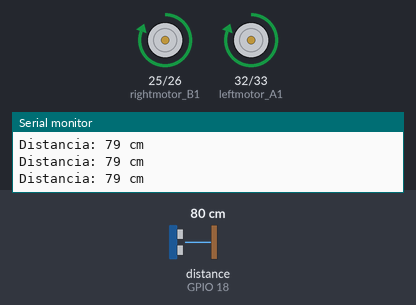
Simulated run of this program. Board: ESP32. Parts: motor-driver pin pairs drawn as motors (green arrow = first pin HIGH = forward, orange = second pin HIGH = backward, longer = more drive), the last lines printed to the serial monitor. Wiring (inferred from the names in the program): ultrasonic range finder: trigger GPIO 5; echo GPIO 18. The test bench sets the inputs (shaded band); at power-on: distance to the obstacle (sensor on GPIO 18) 80 cm. The echo pulse lasts 58.3 µs per cm.

Above: at 1.2 s.
1.3 s: distance to the obstacle (sensor on GPIO 18) set to 2 cm
At 1.9 s:
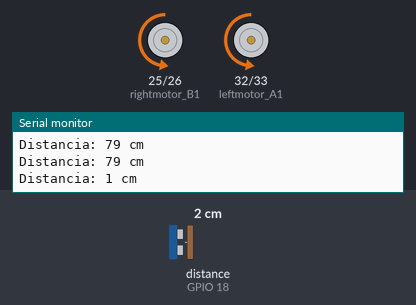
4.3 s: distance to the obstacle (sensor on GPIO 18) set to 4 cm
6.3 s: distance to the obstacle (sensor on GPIO 18) set to 7 cm
At 7.8 s:
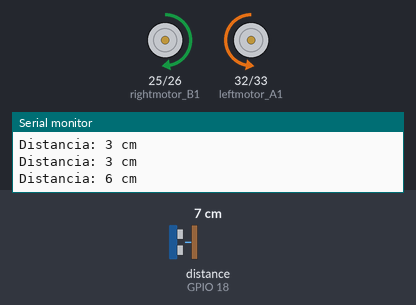
8.9 s: distance to the obstacle (sensor on GPIO 18) set to 9 cm
10.4 s: distance to the obstacle (sensor on GPIO 18) set to 12 cm
At 11.6 s:
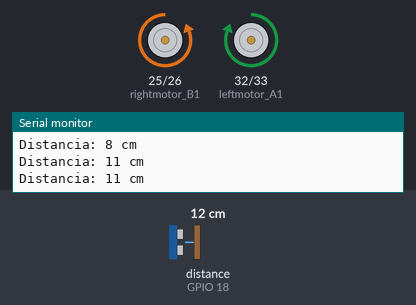
12.1 s: distance to the obstacle (sensor on GPIO 18) set to 19 cm
13.6 s: distance to the obstacle (sensor on GPIO 18) set to 23 cm
At 14.3 s:
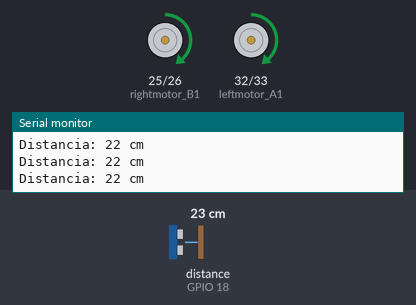
Timing chart, 0 to 16.3 s (numbered marks = the images above; inputs shaded):
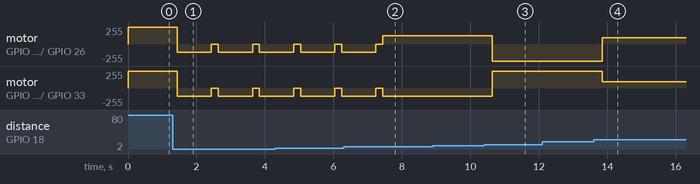

Measured:
- the behaviour switches between 5 and 6 cm on distance to the obstacle (sensor on GPIO 18) (found by bisection; images 1 and 2)
- the behaviour switches between 10 and 11 cm on distance to the obstacle (sensor on GPIO 18) (found by bisection; images 2 and 3)
- the behaviour switches between 20 and 21 cm on distance to the obstacle (sensor on GPIO 18) (found by bisection; images 3 and 4)
- after the input at 1.3 s, motor on GPIO 25 (rightmotor_B1) / GPIO 26 (rightmotor_B2), motor on GPIO 32 (leftmotor_A1) / GPIO 33 (leftmotor_A2): alternates backward 127/255 for 1.0 s and stopped for 0.20 s, starting after 0.14 s
- after the input at 6.3 s, motor on GPIO 32 (leftmotor_A1) / GPIO 33 (leftmotor_A2): goes on until 7.4 s, then stays backward 127/255
- after the input at 10.4 s, motor on GPIO 25 (rightmotor_B1) / GPIO 26 (rightmotor_B2): forward 127/255 → backward 255/255 after 0.25 s; motor on GPIO 32 (leftmotor_A1) / GPIO 33 (leftmotor_A2): backward 127/255 → forward 255/255 after 0.25 s
- after the input at 13.6 s, motor on GPIO 25 (rightmotor_B1) / GPIO 26 (rightmotor_B2): backward 255/255 → forward 94/255 after 0.25 s; motor on GPIO 32 (leftmotor_A1) / GPIO 33 (leftmotor_A2): forward 255/255 → forward 94/255 after 0.25 s

The program:

main.cpp
```cpp
#include <Arduino.h>

// Pines sensor ultrasónico
const int triggerPin = 5;
const int echoPin = 18;

// Pines motores -  verifica que coincidan con tu cableado
const int leftmotor_A1  = 32;
const int leftmotor_A2  = 33;
const int rightmotor_B1 = 25;
const int rightmotor_B2 = 26;

// Canales PWM
#define CH_LA1  0
#define CH_LA2  1
#define CH_RB1  2
#define CH_RB2  3

int motorSpeedMax = 255;

void setupPWM() {
    ledcAttachPin(leftmotor_A1,  CH_LA1);
    ledcAttachPin(leftmotor_A2,  CH_LA2);
    ledcAttachPin(rightmotor_B1, CH_RB1);
    ledcAttachPin(rightmotor_B2, CH_RB2);
}

void setMotors(int la1, int la2, int rb1, int rb2) {
    ledcWrite(CH_LA1, la1);
    ledcWrite(CH_LA2, la2);
    ledcWrite(CH_RB1, rb1);
    ledcWrite(CH_RB2, rb2);
}

void stopMotors() {
    setMotors(0, 0, 0, 0);
}

long medirDistancia() {
    digitalWrite(triggerPin, LOW);
    delayMicroseconds(2);
    digitalWrite(triggerPin, HIGH);
    delayMicroseconds(10);
    digitalWrite(triggerPin, LOW);
    long t = pulseIn(echoPin, HIGH, 30000);
    return t / 59;
}

void setup() {
    Serial.begin(9600);

    pinMode(triggerPin, OUTPUT);
    pinMode(echoPin, INPUT);
    digitalWrite(triggerPin, LOW);

    setupPWM();
    stopMotors();
}

void loop() {
    long d = medirDistancia();

    Serial.print("Distancia: ");
    Serial.print(d);
    Serial.println(" cm");

    int spd = motorSpeedMax;

    if (d < 5) {
        // Retroceder
        setMotors(0, spd/2, 0, spd/2);
        delay(1000);
        stopMotors();

    } else if (d < 10) {
        // Girar izquierda
        setMotors(0, spd/2, spd/2, 0);
        delay(600);

    } else if (d < 20) {
        // Girar derecha
        setMotors(spd, 0, 0, spd);
        delay(600);

    } else if (d < 45) {
        // Avanzar despacio
        int spdLento = map(d, 20, 45, 80, spd);
        setMotors(spdLento, 0, spdLento, 0);

    } else {
        // Avanzar velocidad máxima
        setMotors(spd, 0, spd, 0);
    }

    delay(200);
}
```
